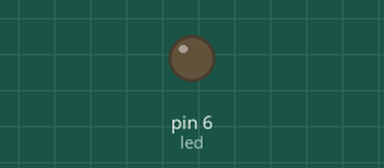
The sketch below on a simulated Arduino Uno, built with avr-gcc and run on an emulated ATmega328P. Shown: output pins drawn as LEDs (lit = HIGH).

Above: at 0.05 s.
At 4.05 s:
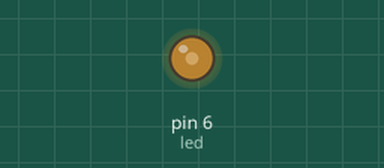
At 6.2 s:
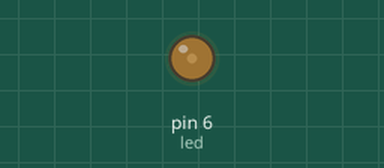
Timing chart, 0 to 10.4 s (numbered marks = the images above):
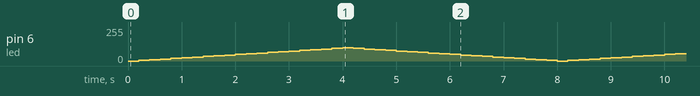

The sketch:

fading.ino
```cpp
int led = 6;
int brightness = 0;
int fadeAmount = 5;

void setup() {
   pinMode(led, OUTPUT);
}

// the loop routine runs over and over again forever:

void loop() {
   analogWrite(led, brightness);
   brightness = brightness + fadeAmount;
   if (brightness == 0 || brightness == 100) {
      fadeAmount = -fadeAmount ;
   }
  delay(200);
}
```
